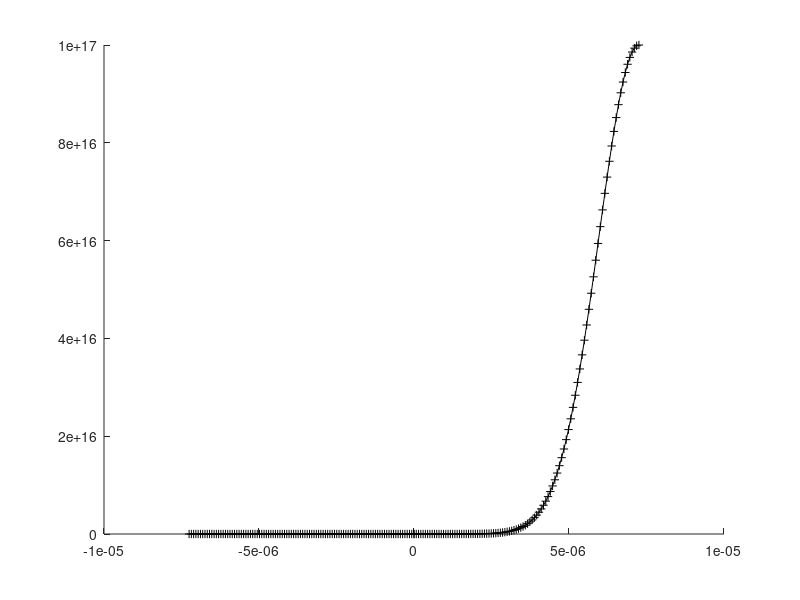

Source code (MATLAB):
%   The functions which are obtained from the analytical solution of the 1D
%   p-n junction

%   constants

% clc
% clear all
% close all

q = 1.60219e-19;        %   electronic charge
eps_0 = 8.85419e-14;	% 	absolute permittivity (C V^-1 cm^-1)
eps_sr = 11.7;			% 	relative permittivity of silicon dioxide
eps = eps_sr * eps_0;
k = 1.38062e-23;		% 	Boltzmann constant
T = 300.0;				% 	temperature (K)
ni = 1.45e10;			% 	intrinsic concentration (cm^-3)
Na = 1e17;              % 	concentration of acceptor atoms (cm^-3)
Nd = 1e17;
kT = k * T;             %	simply k * T
ft = kT / q;            %   simply kT / q
mu_n = 1400;            %   electron mobility
mu_p = 1400;             %   hole mobility (cm^2 V^-1 s^-1) 450
D_n = ft * mu_n;        %   electron diffussion coefficient
D_p = ft * mu_p;        %   hole diffussion coefficient
Vapp = 0;             %   max voltage for voltage sweep

Vbi = ft * log((Na * Nd) / ni^2);   %   built in voltage

%   find the depletion region widths xn and xp

xp = sqrt( Vbi / ( (q*Na)/(2*eps) * (1 + Na/Nd) ) );
xn = Na/Nd * xp;

% -------------------- potential ------------------------------

x_pregion = linspace(-xp,0);
psi_p = q*Na*xp^2 / (2*eps) * ( 1 + x_pregion./xp ).^2 - Vbi;
dpsi_p = q*Na*xp^2 / (2*eps) *(2/xp + 2*x_pregion./xp^2);
x_nregion = linspace(0,xn);
psi_n = -q*Nd*xn^2 / (2*eps) * ( 1 - x_nregion./xn ).^2;
dpsi_n = -q*Nd*xn^2 / (2*eps) * (-2/xn + 2*x_nregion./xn^2 );
x = [x_pregion x_nregion];
psi = [psi_p psi_n];
dpsi = [dpsi_p dpsi_n];

% fprintf('Value of xp: %ecm \nValue of xn:%ecm\n', xp, xn);
% figure
% plot(x,psi)
% figure
% plot(x,dpsi)

% -------------------- electron concentration ----------------

n = Nd * exp(mu_n/D_n * psi);
hold on
plot(x, n, 'k+-')
hold off













